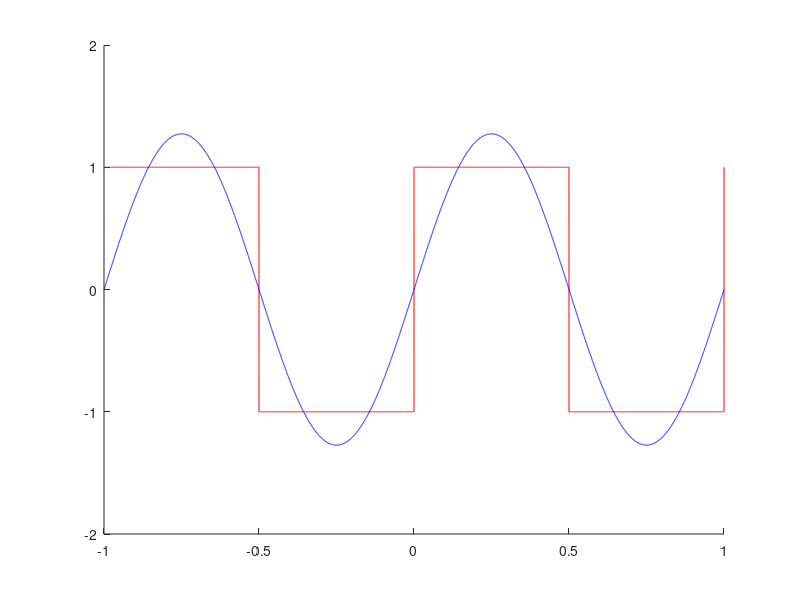
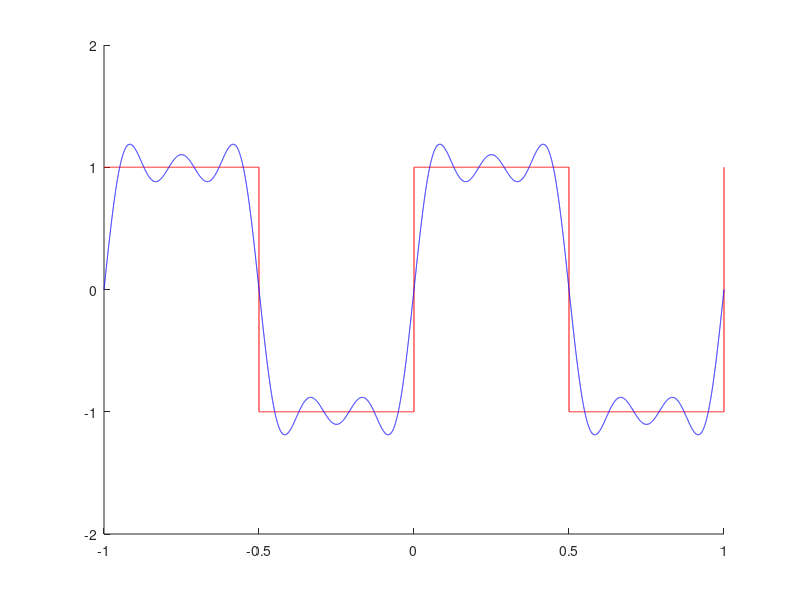
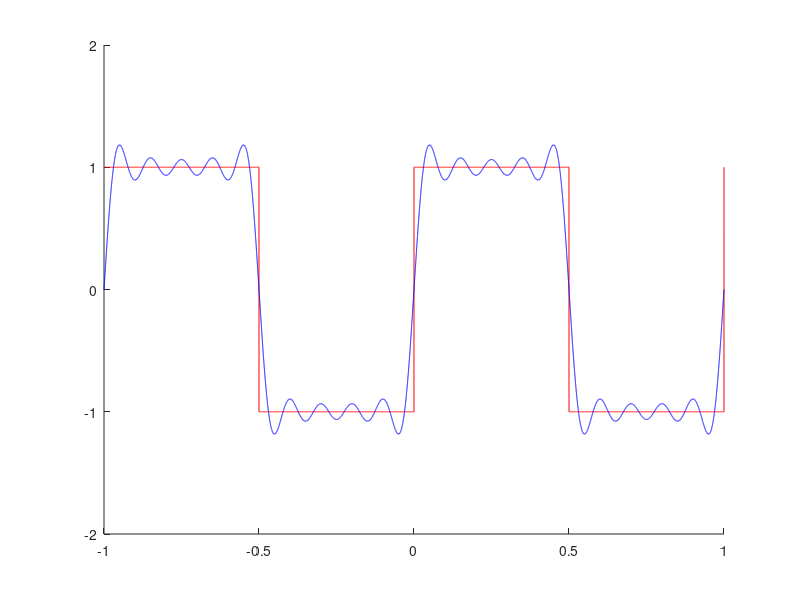
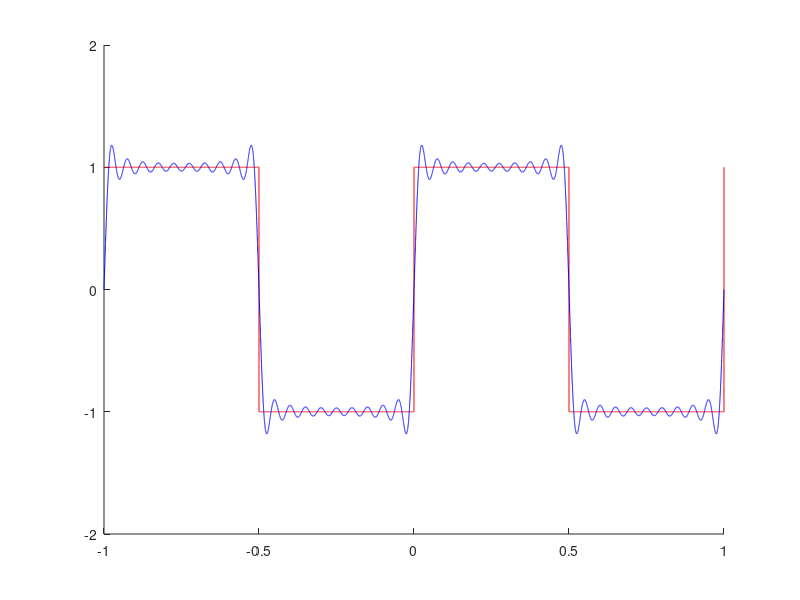

Here is the MATLAB script that generated these plots, in order:
figure(1)
hold on;
xlim([-1 1])
ylim([-2 2])

x = -1:0.0001:1;
y = square(2 * pi * x);
plot(x, y, 'r')

k = 1;
tempY = 0.0;
for i = 1:1
    tempY = tempY + sin(2 * pi * k * x)/k;
    k = k + 2;
end

yApprox = tempY * 4/pi;

plot(x, yApprox, 'b')


figure(2)
hold on;
xlim([-1 1])
ylim([-2 2])
x = -1:0.0001:1;
y = square(2 * pi * x);
plot(x, y, 'r')

k = 1;
tempY = 0.0;
for i = 1:3
    tempY = tempY + sin(2 * pi * k * x)/k;
    k = k + 2;
end

yApprox = tempY * 4/pi;

plot(x, yApprox, 'b')

figure(3)
hold on;
xlim([-1 1])
ylim([-2 2])
x = -1:0.0001:1;
y = square(2 * pi * x);
plot(x, y, 'r')

k = 1;
tempY = 0.0;
for i = 1:5
    tempY = tempY + sin(2 * pi * k * x)/k;
    k = k + 2;
end

yApprox = tempY * 4/pi;

plot(x, yApprox, 'b')

figure(4)
hold on;
xlim([-1 1])
ylim([-2 2])
x = -1:0.0001:1;
y = square(2 * pi * x);
plot(x, y, 'r')

k = 1;
tempY = 0.0;
for i = 1:10
    tempY = tempY + sin(2 * pi * k * x)/k;
    k = k + 2;
end

yApprox = tempY * 4/pi;

plot(x, yApprox, 'b')

figure(5)
hold on;
xlim([-1 1])
ylim([-2 2])
x = -1:0.0001:1;
y = square(2 * pi * x);
plot(x, y, 'r')

k = 1;
tempY = 0.0;
for i = 1:50
    tempY = tempY + sin(2 * pi * k * x)/k;
    k = k + 2;
end

yApprox = tempY * 4/pi;

plot(x, yApprox, 'b')

figure(6)
hold on;
xlim([-1 1])
ylim([-2 2])
x = -1:0.0001:1;
y = square(2 * pi * x);
plot(x, y, 'r')

k = 1;
tempY = 0.0;
for i = 1:500
    tempY = tempY + sin(2 * pi * k * x)/k;
    k = k + 2;
end

yApprox = tempY * 4/pi;

plot(x, yApprox, 'b')
